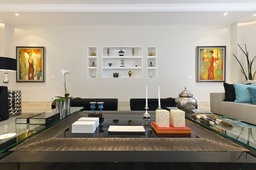
#> input picture LivingRoom.jpg, 256 x 170 px, shrunk from 800 x 530 before the run; its folder holds 2 pictures in this run
$ python Seams.py
#> lines starting #> are read from the running program, lines starting #| are printed output that depends on the picture
import numpy as np
import matplotlib.pyplot as plt
import skimage
from skimage import filters
import skimage.io
from skimage.color import rgb2gray
from scipy.signal import convolve2d


def grad_energy(img, sigma = 3):
    """
    Compute the gradient magnitude of an image by doing
    1D convolutions with the derivative of a Gaussian

    Parameters
    ----------
    img: ndarray(M, N, 3)
        A color image
    sigma: float
        Width of Gaussian to use for filter

    Returns
    -------
    ndarray(M, N): Gradient Image
    """
    I = rgb2gray(img)
    N = int(sigma*6+1)
    t = np.linspace(-3*sigma, 3*sigma, N)
    dgauss = -t*np.exp(-t**2/(2*sigma**2))
    IDx = convolve2d(I, dgauss[None, :], mode='same')
    IDy = convolve2d(I, dgauss[:, None], mode='same')
    Grad = np.sqrt(IDx**2 + IDy**2)
    return Grad

def energy_img_seam(energy):
    """
    Compute a vertical seam from an energy image using
    dynamic programming

    Parameters
    ----------
    energy: ndarray(M, N)
        The energy image

    Returns
    -------
    list: A list of length M with the column index of each
          element in the optimal seam, from row 0 to row M-1
    """
    M, N = energy.shape
    # total_energy is a MxN array that holds the minimum energy over
    # all seams that start at the top and reach this pixel
    total_energy = np.zeros_like(energy)
    # choices is A MxN array that holds:
    # a 0 if the optimal seam came from [i-1, j-1]
    # a 1 if the optimal seam came from [i-1, j]
    # a 2 if the optimal seam came from [i-1, j+1]
    choices = np.zeros(energy.shape, dtype=int)

    ## Step 1: Perform dynamic programming to determine
    ## the cost of the minimum energy seam up to each pixel
    # Base Case: First row
    total_energy[0, :] = energy[0, :]
    # Perform dynamic programming for the rest of the rows
    for i in range(1, M):
        # Figure out the sum of the energy
        # from left, up, and right
        # (A fast numpy version that knocks a whole row out at once)
        L = np.zeros(N)
        L[1::] = total_energy[i-1, 0:-1]
        L[0] = np.inf
        U = total_energy[i-1, :]
        R = np.zeros(N)
        R[0:-1] = total_energy[i-1, 1::]
        R[-1] = np.inf
        choices[i, :] = np.argmin([L, U, R], axis=0)
        total_energy[i, :] = energy[i, :] + np.min([L, U, R], axis=0)

    ## Step 2: Backtrace from the bottom row to find the seam
    # Find the column index of the minimum cost seam at the bottom
    # row and start there
    j = np.argmin(total_energy[-1, :])
    seam = [0]*M
    ## TODO: Complete the backtracing to fill in the column
    ## indices in seam, starting at row M-1
    return seam


def remove_vertical_seam(img, seam):
    """
    Remove a vertical seam from an image

    Parameters
    ----------
    I: ndarray(nrows, ncols, 3)
        An RGB image
    seam: ndarray(nrows, dtype=int)
        A list of column indices of the seam from
        top to bottom

    Returns
    ----------
    ndarray(nrows, ncols-1, 3)
        An RGB image with the seam removed
    """
    for row in range(img.shape[0]):
        idx = seam[row]
        if len(img.shape) > 2:
            img[row, idx:-1, :] = img[row, idx+1::, :]
        else:
            img[row, idx:-1] = img[row, idx+1::]
    if len(img.shape) > 2:
        return img[:, 0:-1, :]
    else:
        return img[:, 0:-1]

def plot_seam(img, seam):
    """
    Plot a seam on top of the image
    Parameters
    ----------
    I: ndarray(nrows, ncols, 3)
        An RGB image
    seam: ndarray(nrows, dtype=int)
        A list of column indices of the seam from
        top to bottom
    """
    plt.imshow(img)
    X = np.zeros((len(seam), 2))
    X[:, 0] = np.arange(len(seam))
    X[:, 1] = seam
    plt.plot(X[:, 1], X[:, 0], 'r')


def seam_carve(impath, num_seams, mask_path = "", show_progress = True):
    """
    Perform seam carving on an image using vertical seams

    Parameters
    ----------
    impath: string
        Path to image file
    num_seams: int
        Number of seams to remove
    mask_path: string
        Path to a file to use as a mask, or empty string if none
    show_progress: boolean
        Whether to draw images showing each seam that's removed
    """
#> called with impath = 'LivingRoom.jpg', num_seams = 50, mask_path = '', show_progress = True
    img = skimage.io.imread(impath)
#> img is the input picture: shape (170, 256, 3); mean R, G, B 153.7, 145.8, 132.8
    mask = np.ones((img.shape[0], img.shape[1]))
    if len(mask_path) > 0:
        mask_img = skimage.io.imread(mask_path)
        mask *= mask_img[:, :, 0] > 0
    if show_progress:
        aspect = img.shape[1]/img.shape[0]
#> aspect = 1.51
        plt.figure(figsize=(aspect*10, 10))
    for i in range(num_seams):
        print(i)
        energy = grad_energy(img)*mask
        seam = energy_img_seam(energy)
        if show_progress:
            plt.clf()
            plot_seam(img, seam)
            plt.savefig("{}.png".format(i))
        img = remove_vertical_seam(img, seam)
        mask = remove_vertical_seam(mask, seam)
#> this loop made 50 passes
#> j in energy_img_seam on passes 1 to 12: 54, 53, 52, 51, 50, 49, 48, 47, 46, 45, 44, 43
#> pass 1, in grad_energy, `IDx = convolve2d(I, dgauss[None, :], mode='same')`:
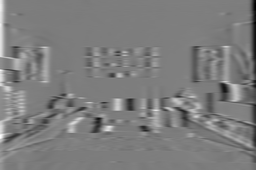
#> IDx: shape (170, 256) float64; min -8.33, max 8.64, mean 0.0174; drawn with min black and max white
#> pass 1, in grad_energy, `IDy = convolve2d(I, dgauss[:, None], mode='same')`:
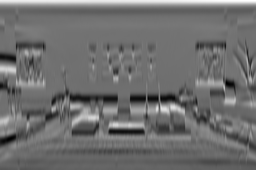
#> IDy: shape (170, 256) float64; min -6.55, max 8.17, mean -0.135; drawn with min black and max white
#> pass 1, in grad_energy, `Grad = np.sqrt(IDx**2 + IDy**2)`:
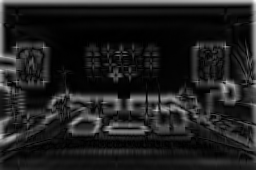
#> Grad: shape (170, 256) float64; min 0.00136, max 11.26, mean 1.41; drawn with min black and max white
#> pass 1, in seam_carve, `plt.savefig("{}.png".format(i))`:
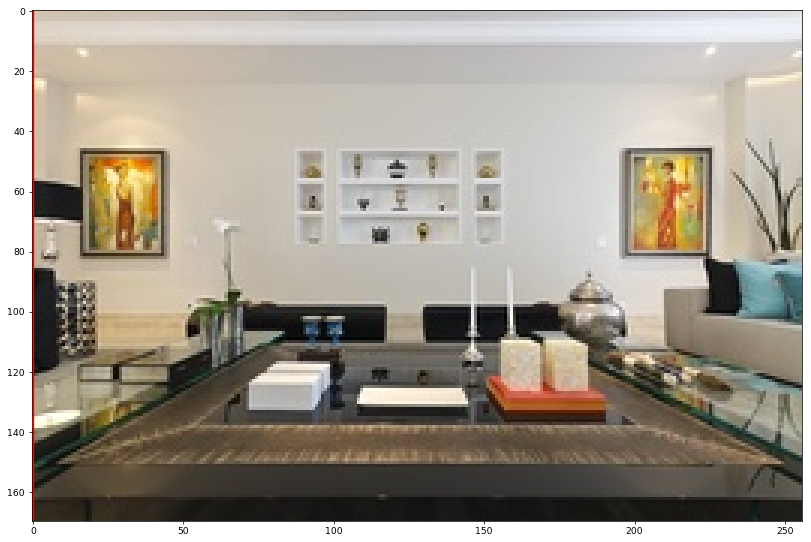
#> figure drawn by matplotlib, 1 panel
#> after the loop:
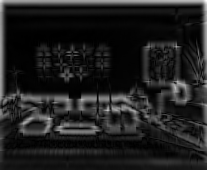
#> energy: shape (170, 207) float64; min 0.00246, max 11.26, mean 1.4; drawn with min black and max white
#> after the loop:
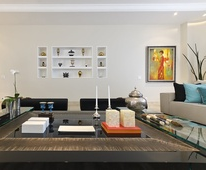
#> img: shape (170, 206, 3); mean R, G, B 154, 147.8, 137.7
#> after the loop: mask: shape (170, 206) float64; every value is 1
    return img

img = seam_carve("LivingRoom.jpg", 50, show_progress=True)
skimage.io.imsave("Result.png", img)
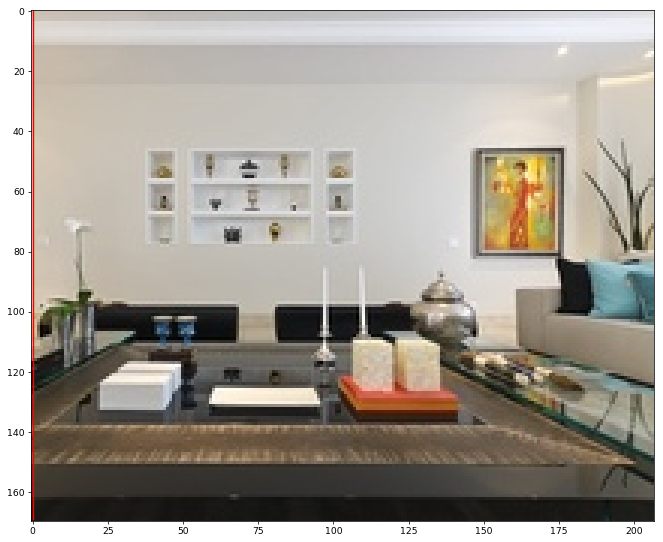
#> figure drawn by matplotlib, 1 panel
